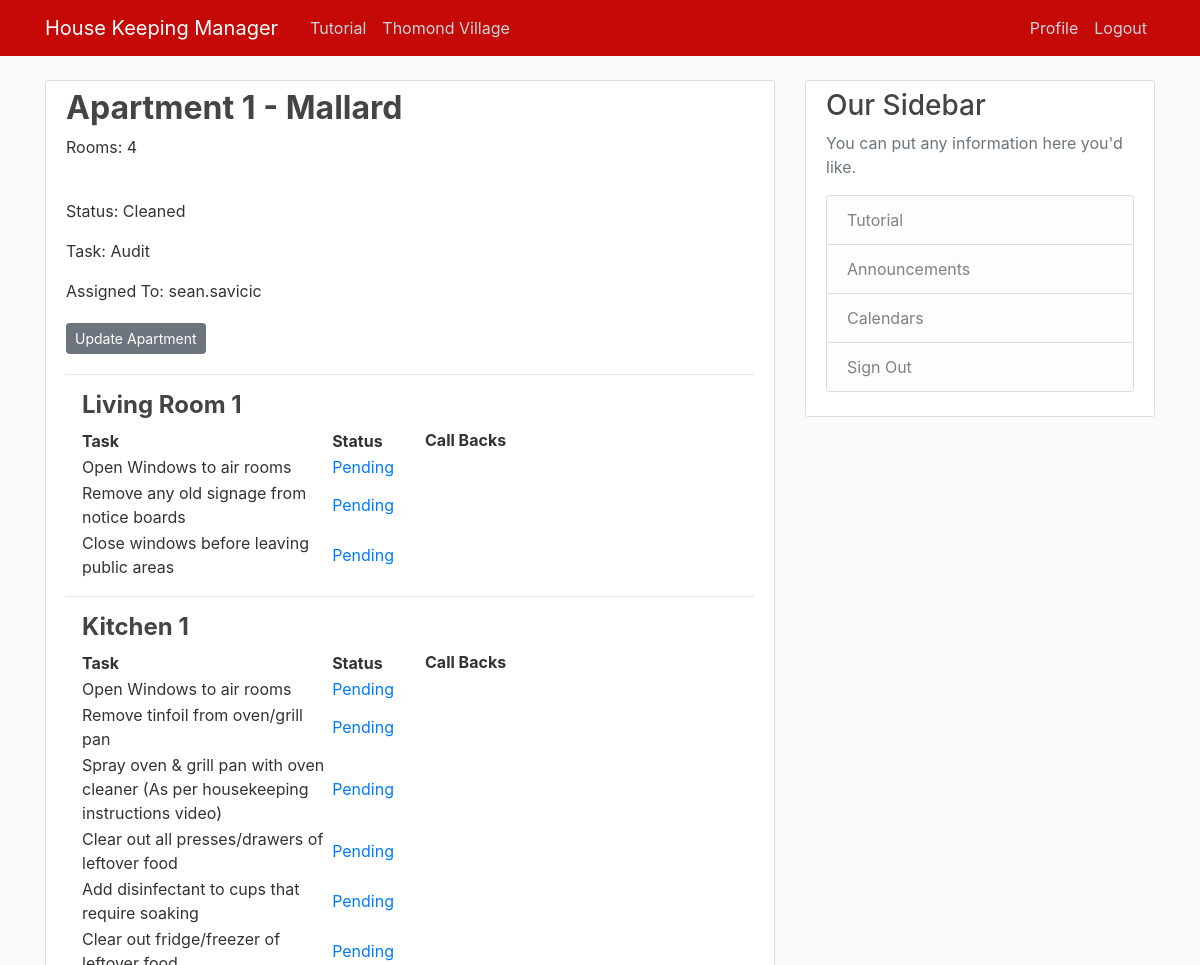
/apartment/22/ (signed in, upper part), run on an earlier commit of the app's database.
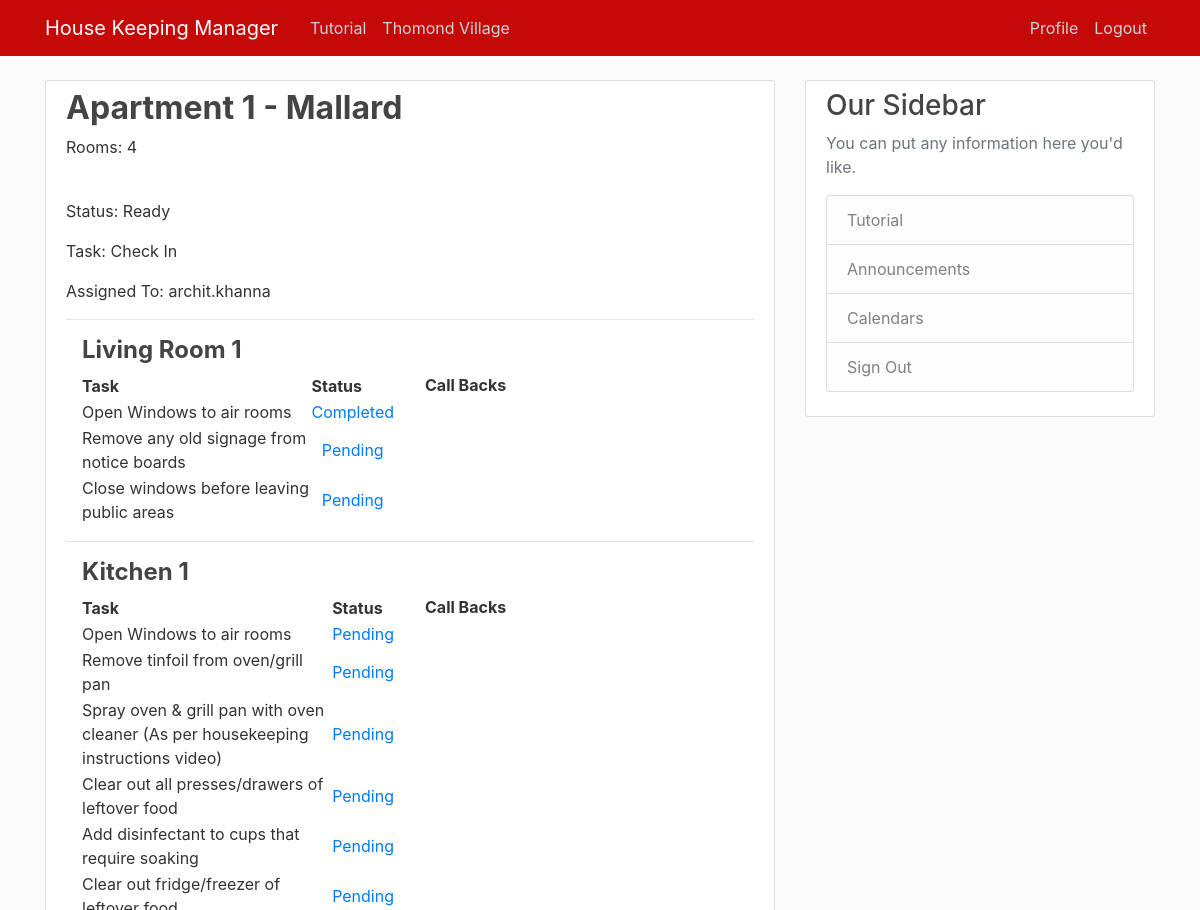
And on a later commit of the database.
### HKmanager/models.py (models this page shows, shortened)
class apartment(models.Model):
    number = models.IntegerField(unique=True, null=False, blank=False)
    rooms = models.ForeignKey(numberOfRooms, on_delete=models.DO_NOTHING, null=False, blank=False, default=0)
    block = models.ForeignKey(block, on_delete=models.DO_NOTHING, null=False, blank=False)
    status = models.ForeignKey(status, on_delete=models.DO_NOTHING, null=False, blank=False)
    task = models.ForeignKey(task, on_delete=models.DO_NOTHING, null=False, blank=False)
    assignee = models.ForeignKey(User, on_delete=models.DO_NOTHING)
    def __str__(self):
        return str(self.number)

class status(models.Model):
    name = models.CharField(max_length=50, null=False, blank=False)
    def __str__(self):
        return self.name

class task(models.Model):
    name = models.CharField(max_length=50, null=False, blank=False)
    def __str__(self):
        return self.name

class livingRoomCheckList(models.Model):
    livingroom = models.ForeignKey(livingRoom, on_delete=models.CASCADE)
    task = models.ForeignKey(taskslivingRoom, on_delete=models.DO_NOTHING)
    checked = models.BooleanField(default=False)

class block(models.Model):
    name = models.CharField(max_length=50, null=False, blank=False)
    def __str__(self):
        return self.name

class numberOfRooms(models.Model):
    capacity = models.IntegerField(unique=True, null=False, blank=False)
    def __str__(self):
        return str(self.capacity)

class livingRoom(models.Model):
    apartment = models.OneToOneField(apartment, on_delete=models.CASCADE)

class taskslivingRoom(models.Model):
    description = models.CharField(max_length=200, null=False, blank=False)
    def __str__(self):
        return str(self.description)

class kitchen(models.Model):
    apartment = models.OneToOneField(apartment, on_delete=models.CASCADE)

### HKmanager/views.py (the view)
# urls.py: path('apartment/<int:pk>/', ApartmentDetailView.as_view(), name='hk-Apartment'),
class ApartmentDetailView(LoginRequiredMixin, DetailView):
    model = apartment
    def get_context_data(self, *args, **kwargs):
        context = super(ApartmentDetailView, self).get_context_data(*args, **kwargs)
        bedrooms = bedroom.objects.filter(apartment=self.object.pk)
        ensuites = ensuite.objects.filter(apartment=self.object.pk)
        context["bedrooms"] = bedrooms
        context["livingRoomCheckList"] = livingRoomCheckList.objects.all().filter(livingroom=self.object.livingroom)
        context["kitchenCheckList"] = kitchenCheckList.objects.all().filter(kitchen=self.object.kitchen)
        context["corridorCheckList"] = corridorCheckList.objects.all().filter(corridor=self.object.corridor)
        allRoomsCheckList = []
        allEnsuitesCheckList = []
        for room in bedrooms:
            allRoomsCheckList+= bedroomCheckList.objects.all().filter(bedroom=room)
        for ens in ensuites:
            allEnsuitesCheckList+= ensuiteCheckList.objects.all().filter(ensuite=ens)
        context["bedroomCheckList"] = allRoomsCheckList
        context["ensuiteCheckList"] = allEnsuitesCheckList
        return context

### HKmanager/models.py (called while the page is built)
    def __str__(self):
        return str(self.description)

    def __str__(self):
        return str(self.description)

    def __str__(self):
        return str(self.description)

    def __str__(self):
        return str(self.description)

### HKmanager/templates/HKmanager/apartment_detail.html (shortened to what this page needs)
{% extends "HKmanager/base.html" %}
{% block content %}
  <article class="media content-section">
    <div class="media-body">
      <h2 class="article-title">Apartment {{ object.number }} - {{ object.block }}</h2>
      <p class="article-content">Rooms: {{ object.rooms }}</p>
      <br>
      <p class="article-content">Status: {{ object.status }}</p>
      <p class="article-content">Task: {{ object.task }}</p>
      <p class="article-content">Assigned To: {{ object.assignee }}</p>
      {% if object.assignee == user or user.is_superuser %}
        <a class="btn btn-secondary btn-sm mt-1 mb-1" href="{% url 'hk-apt-update' object.id %}">Update Apartment</a>
      {% endif %}
      <hr>
      <h4 class="article-title ml-3">Living Room {{ object.livingroom.apartment }}</h4>
      <div class="container">
        <div class="row">
          <div class="col-sm-6">
            <table>
              <tr>
                <th>Task</th>
                <th>Status</th>
              </tr>
              {% for task in livingRoomCheckList %}
                <tr>
                  <td>{{ task.task }}</td>
                  {% if task.checked %}
                    <td>
                      <center>
                        <a href="{% url 'task-undo' object.id task.id 1 %}">
                          Completed
                        </a>
                      </center>
                    </td>
                  {% else %}
                    <td>
                      <center>
                        <a href="{% url 'task-complete' object.id task.id 1 %}">
                          Pending
                        </a>
                      </center>
                    </td>
                  {% endif %}
                </tr>
              {% endfor %}
            </table>
          </div>
          <div class="col-sm-6">
            <p><b>Call Backs</b></p>
          </div>
        </div>
      </div>
      <hr>
      <h4 class="article-title ml-3">Kitchen {{ object.kitchen.apartment }}</h4>
      <div class="container">
        <div class="row">
          <div class="col-sm-6">
            <table>
              <tr>
                <th>Task</th>
                <th>Status</th>
              </tr>
              {% for task in kitchenCheckList %}
                <tr>
                  <td>{{ task.task }}</td>
                  {% if task.checked %}
                    <td>
                      <center>
                        <a href="{% url 'task-undo' object.id task.id 2 %}">
                          Completed
                        </a>
                      </center>
                    </td>
                  {% else %}
                    <td>
                      <center>
                        <a href="{% url 'task-complete' object.id task.id 2 %}">
                          Pending
                        </a>
                      </center>
                    </td>
                  {% endif %}
                </tr>
              {% endfor %}
            </table>
          </div>
          <div class="col-sm-6">
            <p><b>Call Backs</b></p>
          </div>
        </div>
      </div>
      {% for bedroom in bedrooms %}
        <br>
        <br>
      {% endfor %}
    </div>
  </article>
{% endblock content %}

What changed in the data, as far as the page shows it:
changed apartment "Mallard": status "Cleaned" → "Ready"; task "Audit" → "Check In"; assignee "sean.savicic" → "archit.khanna"; assignee_id 2 → 1 (drawn)
changed livingRoomCheckList "Open Windows to air rooms": checked "Pending" → "Completed"
Also different on the page:
text no longer shown: "Update Apartment"
